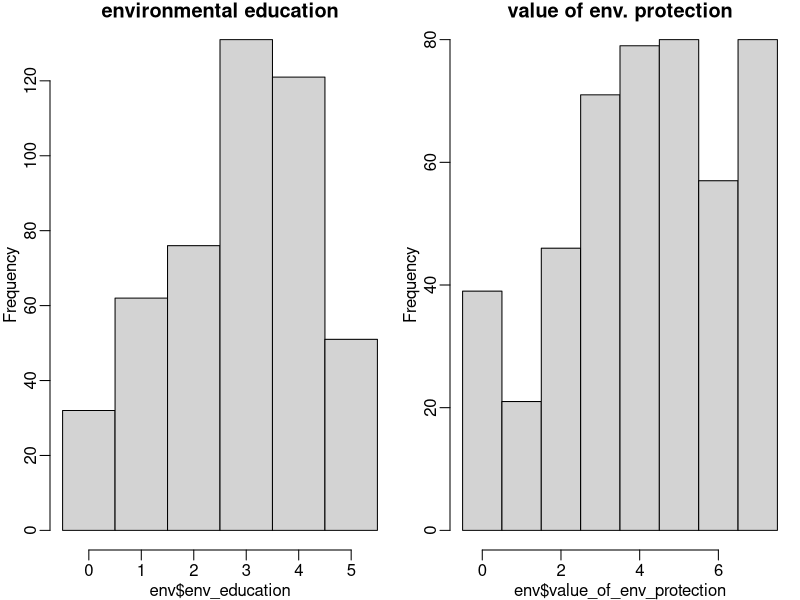
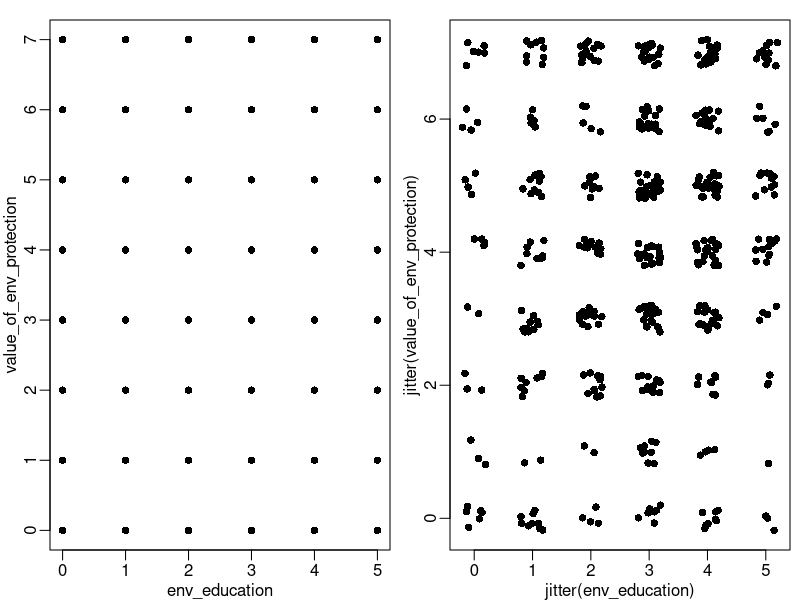
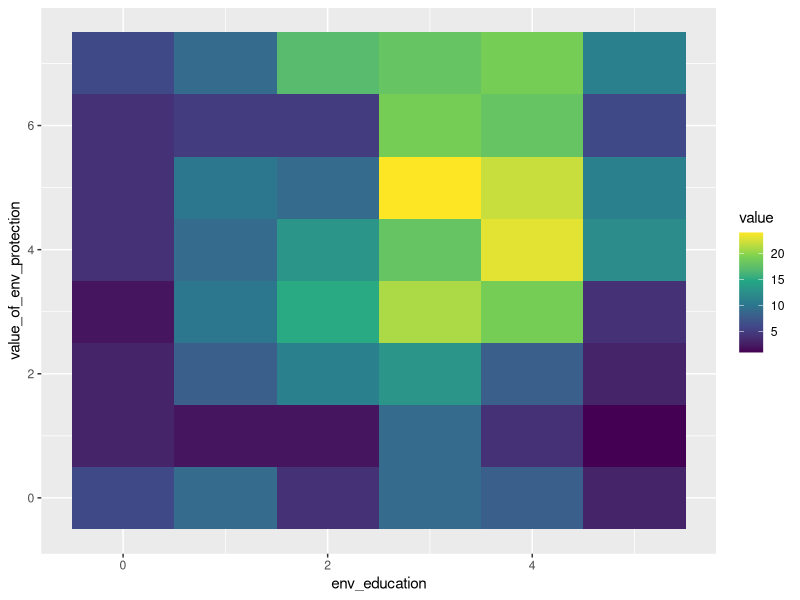

Recreate these plots in R, in order.
library(ggplot2)

env = read.csv("data/env_values.csv")
env = env[complete.cases(env),]

env = subset(env, value_of_env_protection > -1)

par(mfrow = c(1,2), mar = c(2.5, 2.5, 1, 0.5), mgp = c(1.5, 0.5, 0))

hist(env$env_education, main = "environmental education", 
	 breaks = seq(-0.5, 5.5, 1))
hist(env$value_of_env_protection, main = "value of env. protection", 
	 breaks = seq(-0.5, 7.5, 1))

plot(value_of_env_protection ~ env_education, data = env, pch = 16)
plot(jitter(value_of_env_protection) ~ jitter(env_education), 
	 data = env, pch = 16)

chisq.test(env$env_education, env$value_of_env_protection)
cor.test(env$env_education, env$value_of_env_protection, method = "spearman")



## fancy plot
tab = table(env)
tab = reshape2::melt(tab)
ggplot(tab) + geom_tile(aes(x = env_education, y = value_of_env_protection, fill = value)) + 
	scale_fill_viridis_c()

